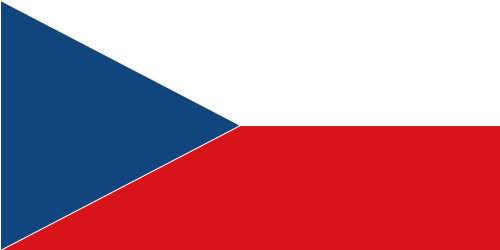
Frame 1 (no input)
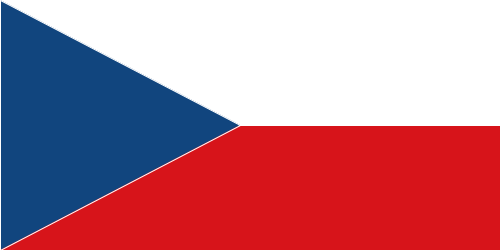
Frame 60 (the mouse pressed at the canvas centre just before this capture)
Frame 120 (the mouse held since frame 60 and released just before this capture): identical to frame 60, image omitted

The Processing sketch that drew these frames (run headless with seeded random() and noise(); from frame 60 on, the mouse is pressed at the canvas centre):

// Processing sketch: NegaraCeko
// ── NegaraCeko.pde
void setup(){
  size(500,250);
  background(255);
}

void draw(){
  
  stroke(255);
  fill(215, 20, 26);
  rect(0,125,500,200);
  
  fill(17, 69, 126);
  triangle(0,0,0,250,240,125);
  
}
